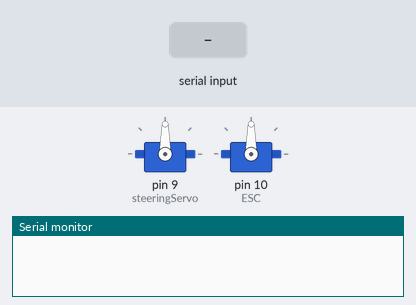
Bench run of a sketch on a simulated Arduino Uno, built with avr-gcc and run on an emulated ATmega328P. Parts: 2 × servo, the last lines printed to the serial monitor. Inputs (shaded band) come from the test bench.

Above: at 4.2 s.
4.3 s: "90,45\n" received over Serial
At 4.9 s:
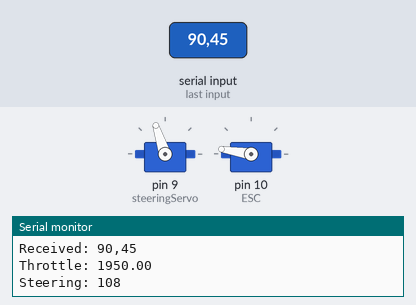
5.8 s: "1,90,45\n" received over Serial
At 6.1 s:
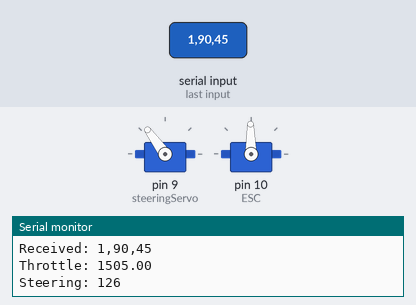
7.3 s: "30,150\n" received over Serial
At 8.4 s:
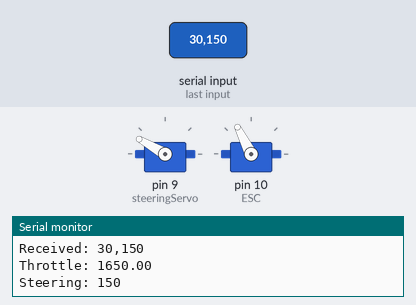
8.8 s: "1,90\n" received over Serial
At 9.5 s:
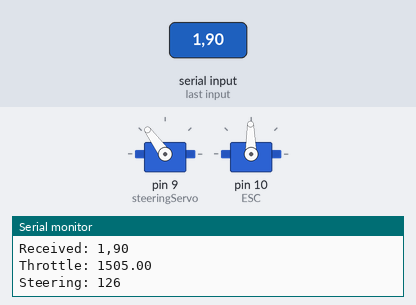
Timing chart, 0 to 11.3 s (numbered marks = the images above; inputs shaded):
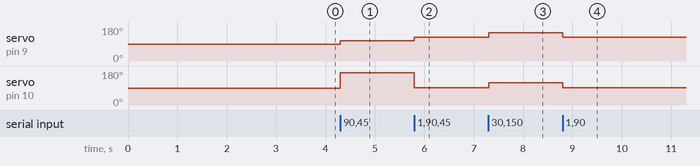

Measured:
- after the input at 4.3 s, servo on pin 9 (steeringServo): 90° → 108° at once; servo on pin 10 (ESC): 90° → 171° at once
- after the input at 5.8 s, servo on pin 9 (steeringServo): 108° → 126° at once; servo on pin 10 (ESC): 171° → 91° at once
- after the input at 7.3 s, servo on pin 9 (steeringServo): 126° → 150° at once; servo on pin 10 (ESC): 91° → 117° at once
- after the input at 8.8 s, servo on pin 9 (steeringServo): 150° → 126° at once; servo on pin 10 (ESC): 117° → 91° at once

The sketch:

forward_movement.ino
```cpp
#include <Servo.h>

Servo steeringServo;
Servo ESC;

int steeringAngle = 90;
float throttleValue = 1500;

void setup() {
  Serial.begin(115200);
  steeringServo.attach(9);
  ESC.attach(10, 1000, 2000);

  ESC.writeMicroseconds(1500);
  delay(3000);
}

void loop() {
  if (Serial.available() > 0) {
    String input = Serial.readStringUntil('\n');  // Read input
    int commaIndex = input.indexOf(',');

    if (commaIndex != -1) {
      int linear_x = input.substring(0, commaIndex).toInt();
      int angular_z = input.substring(commaIndex + 1).toInt();

      // Convert linear velocity to throttle value
      throttleValue = map(linear_x, -100, 100, 1000, 2000);

      // Convert angular velocity to steering angle
      steeringAngle = map(angular_z, -100, 100, 50, 130);

      steeringServo.write(steeringAngle);
      ESC.writeMicroseconds(throttleValue);

      // Debugging
      Serial.print("Received: ");
      Serial.println(input);
      Serial.print("Throttle: ");
      Serial.println(throttleValue);
      Serial.print("Steering: ");
      Serial.println(steeringAngle);
    }
  }
}
```
